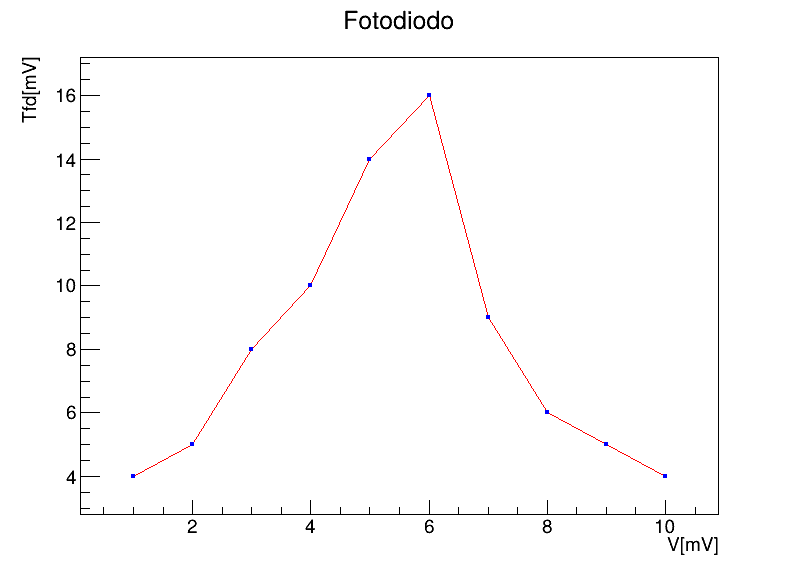

This figure's Python source:
import ROOT
from array import array
import numpy as np
import pandas as pd

df = pd.read_excel("prova1.xlsx") 
df = df.dropna(subset=["V", "I"])

V = array('d', df["V"].to_numpy(dtype=float)) 
Tfd = array('d', df["Tfd"].to_numpy(dtype=float)) 

eV = array('d', df["eV"].to_numpy(dtype=float))

c = ROOT.TCanvas("c", "Fotodiodo", 800, 600)

g=ROOT.TGraphErrors(len(V), V, Tfd, eV)

g.SetTitle("Fotodiodo;V[mV];Tfd[mV]") 
g.SetMarkerStyle(21) 
g.SetMarkerColor(ROOT.kBlue) 
g.SetMarkerSize(0.5) 
g.SetLineColor(ROOT.kRed) 
g.SetLineWidth(1) 

g.Draw("APL")
c.Modified() 
c.Update()
c.Draw()
c.SaveAs("fotodiodo.png") 
input("Premi Invio per chiudere...") 
